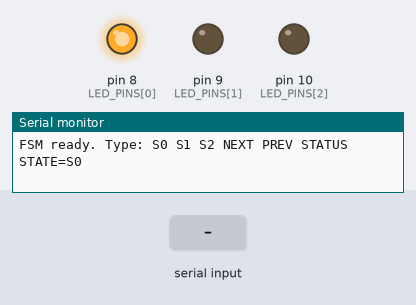
The sketch below on a simulated Arduino Mega 2560, built with avr-gcc and run on an emulated ATmega2560. Shown: output pins drawn as LEDs (lit = HIGH), the last lines printed to the serial monitor. The test bench sets the inputs (shaded band).

Above: at 1.5 s.
1.6 s: "S1\n" received over Serial
At 2.6 s:
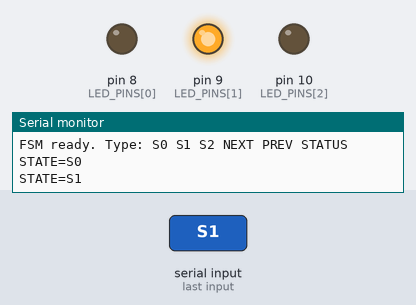
3.1 s: "S2\n" received over the second serial link
At 3.7 s:
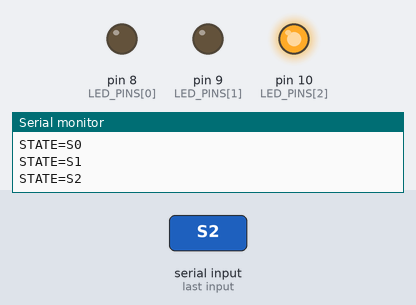
4.6 s: "S0\n" received over the second serial link
At 4.9 s:
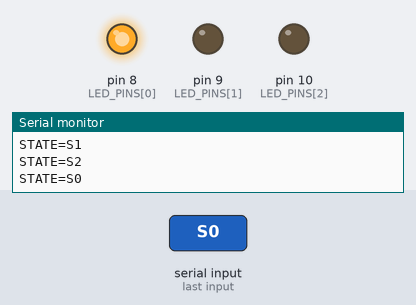
6.1 s: "S1\n" received over the second serial link
At 7.2 s:
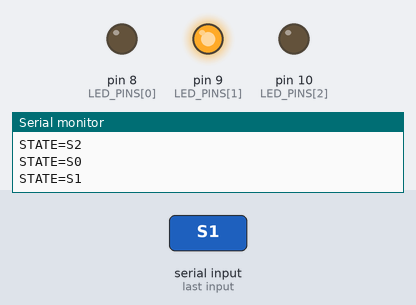
Timing chart, 0 to 8.6 s (numbered marks = the images above; inputs shaded):
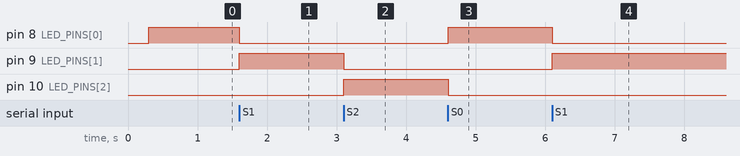

The sketch:

project_1_part_3.ino
```cpp
// --- Simple 3-state FSM with 3 LEDs, controlled by Serial and Serial1 ---
// Mega 2560: Serial (USB), Serial1 on pins 19(RX1)/18(TX1).

enum State : uint8_t { S0 = 0, S1 = 1, S2 = 2 };
State current = S0;

const uint8_t LED_PINS[3] = {8, 9, 10};

String bufUSB, bufTTL;

void announceState() {
  const char* names[3] = {"S0", "S1", "S2"};
  Serial.print("STATE=");
  Serial.println(names[current]);
  Serial1.print("STATE=");
  Serial1.println(names[current]);
}

void applyOutputs() {
  // Turn on only the LED for the current state
  for (uint8_t i = 0; i < 3; ++i) {
    digitalWrite(LED_PINS[i], (i == current) ? HIGH : LOW);
  }
}

bool handleCommand(const String& cmd) {
  // Returns true if state changed
  if (cmd.equalsIgnoreCase("S0")) { current = S0; applyOutputs(); return true; }
  if (cmd.equalsIgnoreCase("S1")) { current = S1; applyOutputs(); return true; }
  if (cmd.equalsIgnoreCase("S2")) { current = S2; applyOutputs(); return true; }
  if (cmd.equalsIgnoreCase("NEXT")) {
    current = static_cast<State>((current + 1) % 3);
    applyOutputs(); return true;
  }
  if (cmd.equalsIgnoreCase("PREV")) {
    current = static_cast<State>((current + 2) % 3); // -1 mod 3
    applyOutputs(); return true;
  }
  if (cmd.equalsIgnoreCase("STATUS")) {
    announceState(); return false;
  }
  // Unknown command
  Serial.println("Unknown cmd. Use: S0 S1 S2 NEXT PREV STATUS");
  return false;
}

void tryReadLine(Stream& port, String& buffer) {
  // Non-blocking line reader (ends on \n). Trims CRLF.
  while (port.available()) {
    char c = (char)port.read();
    if (c == '\r') continue;
    if (c == '\n') {
      buffer.trim();
      if (buffer.length() > 0) {
        bool changed = handleCommand(buffer);
        if (changed) announceState();
      }
      buffer = "";
    } else {
      // limit growth to avoid runaway if no newline ever comes
      if (buffer.length() < 64) buffer += c;
    }
  }
}

void setup() {
  for (uint8_t i = 0; i < 3; ++i) {
    pinMode(LED_PINS[i], OUTPUT);
    digitalWrite(LED_PINS[i], LOW);
  }

  Serial.begin(9600);   // Laptop USB
  Serial1.begin(9600);  // Adafruit TTL

  delay(300);
  applyOutputs();
  Serial.println("FSM ready. Type: S0 S1 S2 NEXT PREV STATUS");
  Serial1.println("FSM ready. Type: S0 S1 S2 NEXT PREV STATUS");
  announceState();
}

void loop() {
  // Read from both ports
  tryReadLine(Serial,  bufUSB);
  tryReadLine(Serial1, bufTTL);
}
```

Measured:
- after the input at 1.6 s, pin 8 (LED_PINS[0]): HIGH → LOW at once; pin 9 (LED_PINS[1]): LOW → HIGH at once
- after the input at 3.1 s, pin 9 (LED_PINS[1]): HIGH → LOW at once; pin 10 (LED_PINS[2]): LOW → HIGH at once
- after the input at 4.6 s, pin 8 (LED_PINS[0]): LOW → HIGH at once; pin 10 (LED_PINS[2]): HIGH → LOW at once
- after the input at 6.1 s, pin 8 (LED_PINS[0]): HIGH → LOW at once; pin 9 (LED_PINS[1]): LOW → HIGH at once
